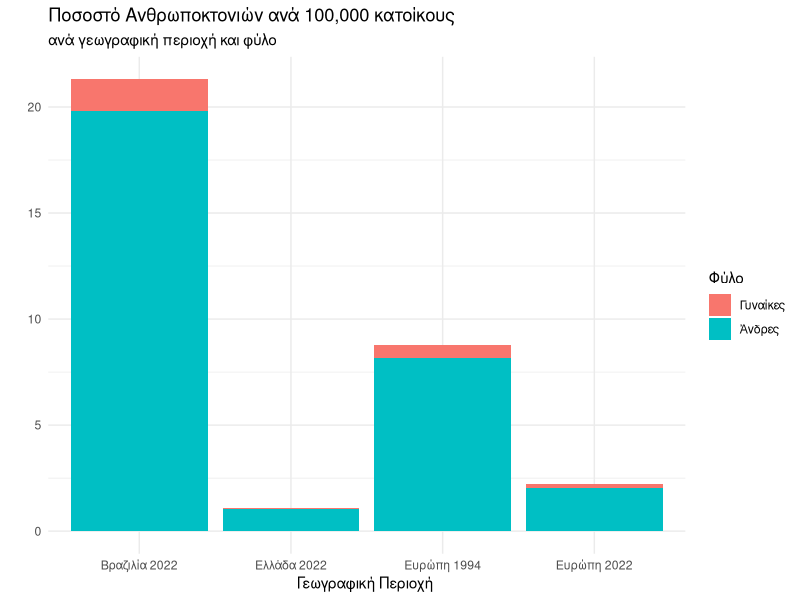

The R script that drew this image:
## ---- chunk 1

library(tidyverse)


# Data from https://www.unodc.org/documents/data-and-analysis/gsh/2023/Global_study_on_homicide_2023_web.pdf
# https://en.wikipedia.org/wiki/Crime_drop#cite_note-unodc-data-10
# time trends you can get here: https://dataunodc.un.org/content/data/homicide/homicide-rate

Overall_crime_rate <- c(21.3, 1.1, 8.8, 2.2)
Female_Rate <- 0.07*Overall_crime_rate
Male_Rate <- Overall_crime_rate - Female_Rate

data <- data.frame(
  Country = c("Βραζιλία 2022", "Ελλάδα 2022","Ευρώπη 1994", "Ευρώπη 2022"),
  Male_Rate = Male_Rate
)

# Females are about 7% of the total (see pages 150 and 151 of UNODC report)
data$Female_Rate <- Female_Rate



# make long
data_long <- tidyr::pivot_longer(data, cols = c(Male_Rate, Female_Rate),
                                 names_to = "Sex", values_to = "Rate")

# plot
p <- ggplot(data_long, aes(x = Country, y = Rate, fill = Sex)) +
  geom_bar(stat = "identity", position = "stack") +
  labs(title = "Ποσοστό Ανθρωποκτονιών ανά 100,000 κατοίκους",
       subtitle = "ανά γεωγραφική περιοχή και φύλο",
       y = "",
       x = "Γεωγραφική Περιοχή ") +
  labs(fill = "Φύλο")+ 
  scale_fill_discrete(labels = c("Γυναίκες","Ἀνδρες"))+
  theme_minimal()

p

